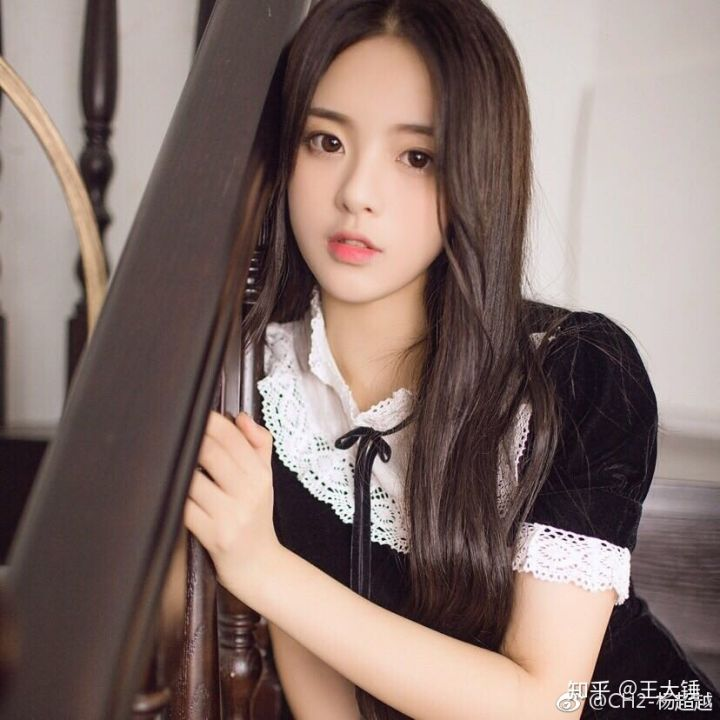
#> input picture test/ff/ycy.jpg, 720 x 720 px
$ jupyter execute --allow-errors lalaal.ipynb
#> lines starting #> are read from the running program, lines starting #| are printed output that depends on the picture
灰度值 0-255，黑：0， 白：255

RGB 转灰度值：R，G，B 的比一般为 3：6：1

    1.浮点算法：Gray=R*0.3+G*0.59+B*0.11
    2.整数方法：Gray=(R*30+G*59+B*11)/100
    3.移位方法：Gray =(R*77+G*151+B*28)>>8;
    4.平均值法：Gray=（R+G+B）/3;
    5.仅取绿色：Gray=G；

有一个很著名的心理学公式：

    Gray = R*0.299 + G*0.587 + B*0.114

而实际应用时，希望避免低速的浮点运算，所以需要整数算法

    Gray = (R*299 + G*587 + B*114 + 500) / 1000

RGB一般是8位精度，现在缩放1000倍，所以上面的运算是32位整型的运算。注意后面那个除法是整数除法，所以需要加上500来实现四舍五入。就是由于该算法需要32位运算，所以该公式的另一个变种很流行：

    Gray = (R*30 + G*59 + B*11 + 50) / 100


[cell 1]
# 1
from PIL import Image, ImageDraw, ImageFont

ascii_char = list("$@B%8&WM#*oahkbdpqwmZO0QLCJUYXzcvunxrjft/\|()1{}[]?-_+~<>i!lI;:,\"^`'. ")


#将256灰度映射到70个字符上
def get_char(r, g, b, alpha=256):  #alpha透明度
    if alpha==0:
        return ' '
    length = len(ascii_char)
    gray = int(0.2126 * r + 0.7152 * g + 0.0722 * b)  #计算灰度
    unit = (256.0+1) / length
    return ascii_char[int(gray/unit)]  #不同的灰度对应着不同的字符
    #通过灰度来区分色块

if __name__=='__main__':
    width = 80
    height = 60
    im = Image.open('ycy.jpg')
#> im is the input picture: PIL image 720x720 RGB; mean R, G, B 134.2, 115.1, 109.8
    # im = im.resize((width, height), Image.NEAREST)  # 更改图片的显示比例
    txt = ""
    for i in range(height):
        for j in range(width):
            txt += get_char(*im.getpixel((j, i)))
        txt += '\n'

    with open("output.txt",'w') as f:
        f.write(txt)

    im1 = Image.new('L', im.size, 255)
#> im1: PIL image 720x720 L; every value is 255
    draw = ImageDraw.Draw(im1)
    draw.text((0, 0), txt, fill=0)
    im1.save('output.jpg')
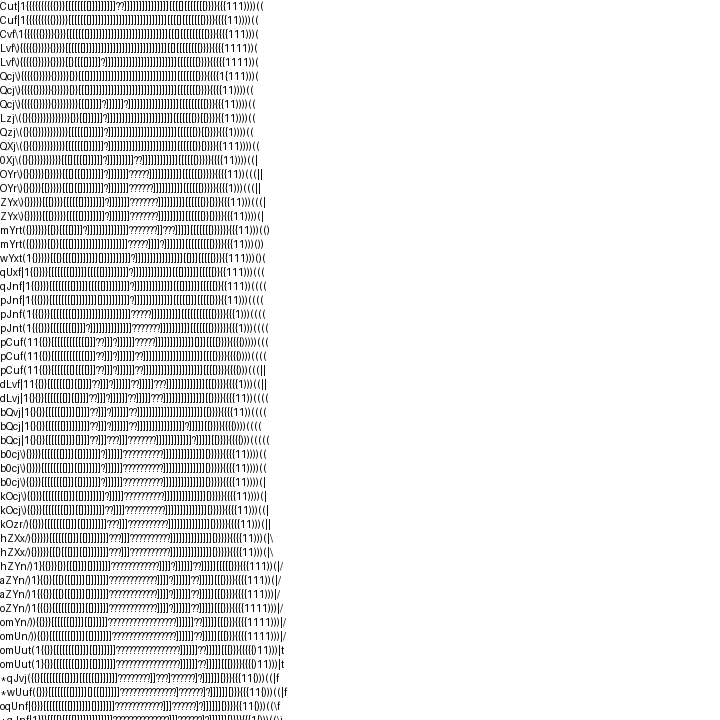
#> saved as output.jpg: PIL image 720x720 L; min 1, max 255, mean 234.5
    im1.close()

[cell 2]
import os
import bisect

from PIL import Image, ImageDraw, ImageFont


class Img2Txt(object):

    def __init__(self):
        self.in_img = 'ycy.jpg'
        # self.out_txt = 'ycy.txt'
        # self.out_img = 'ycy_ascii.jpg'
        self.out_dir = 'dest/'
        self.resolution = 0.3
        self.fnt = ImageFont.truetype('Courier New.ttf', 10)
        self.init_weights()

    def init_weights(self):
        chrx, chry = self.fnt.getsize(chr(32))
        normalization = chrx * chry * 255

        weights = {}
        # get gray density for characters in range [32, 126]
        for i in range(32, 127):
            chr_image = self.fnt.getmask(chr(i))
            sizex, sizey = chr_image.size
            ctr = sum(chr_image.getpixel((x, y)) for y in range(sizey) for x in range(sizex))
            weights[chr(i)] = ctr / normalization

        weights[chr(32)] = 0.01  # increase it to make blank space ' ' more available
        weights.pop('_', None)  # remove '_' since it is too directional
        weights.pop('-', None)  # remove '-' since it is too directional

        self.sorted_weights = sorted(weights.items(), key=operator.itemgetter(1))
        self.scores = [y for (x, y) in self.sorted_weights]

        return self.sorted_weights

    # [29 lines left out: functions get_char, transform, not called in this run]

    def to_txt(self, txt, name='out.txt'):
        with open(os.path.join(self.out_dir, name), 'w') as f:
            f.write(txt)

    # [18 lines left out: functions to_image, start, not called in this run]

#> (the rest of this cell did not finish here and is left out)
